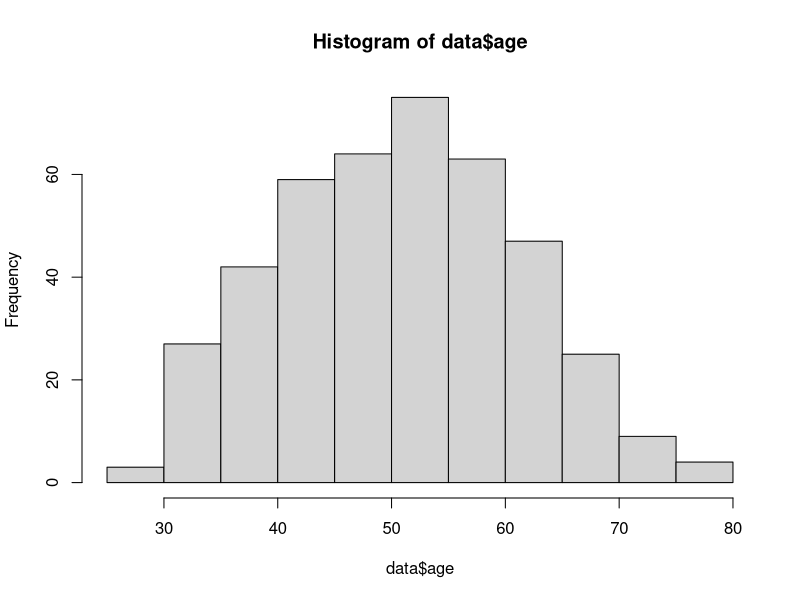

Recreate this plot in R. (Note: this script raises an error after producing the figure.)
## ---- chunk 1
library(ggplot2)
library(survminer)
library(readr)
library(glmnet)
library(survival)
## ---- chunk 2
#head(pbc)
#summary(pbc)
#hist(pbc$stage)
#table(pbc$stage)
## ---- chunk 3
# assign data set to a labelled object
data <- pbc
# create event parameter corresponding to death of the patient
data$event <- 0 + (data$status == 2)
## ---- chunk 4
data$trt <- factor(data$trt)
data$status <- factor(data$status)
data$stage <- factor(data$stage)
data$ascites <- factor(data$ascites)
data$edema <- factor(data$edema)
data$spiders <- factor(data$spiders)
data$hepato <- factor(data$hepato)
## ---- chunk 5
hist(data$age)
## ---- chunk 6
data$ageGroup <- cut(data$age, breaks = c(0,10,20,30,40,50,60,70,80,90,Inf))
table(data$ageGroup)
## ---- chunk 7
# cholesterol
fit.chol <- (lm(chol ~ age, data = data))
data$chol[is.na(data$chol)] <-
  predict(fit.chol, newdata = subset(data, is.na(chol)))
# copper
fit.copper <- (lm(copper ~ age, data = data))
data$copper[is.na(data$copper)] <-
  predict(fit.copper, newdata = subset(data, is.na(copper)))
# trig
fit.trig <- (lm(trig ~ age, data = data))
data$trig[is.na(data$trig)] <-
  predict(fit.trig, newdata = subset(data, is.na(trig)))
# platelet
fit.platelet <- (lm(platelet ~ age, data = data))
data$platelet[is.na(data$platelet)] <-
  predict(fit.platelet, newdata = subset(data, is.na(platelet)))
# check if NAs have been properly predicted
summary(data)
## ---- chunk 8
specimen <- subset(data, data$trt != "NA" & data$status != 1)
summary(specimen)
## ---- chunk 9
survival <- Surv(specimen$time / 365.25, specimen$event)
## ---- chunk 10
KM <- survfit(survival ~ 1, data = specimen)
KM
ggsurvplot(KM, xlab="Survival Years", ylab="Kaplan-Meyer Estimator")
## ---- chunk 11
# fitting the survival to sex parameter
fit.sex <- survfit(survival ~ sex, data = specimen)
## visualizing the survival probability
ggsurvplot(fit.sex, 
           data = specimen, 
           xlab = "Years",
           conf.int = FALSE,
           pval = TRUE,
           legend = "top",
           legend.title = "Sex",
           legend.labs = c("Male", "Female"))
## ---- chunk 12
# fitting the survival to treatment parameter
fit.trt <- survfit(survival ~ trt, data = specimen)
## visualizing the survival probability
ggsurvplot(fit.trt, 
           data = specimen, 
           xlab = "Years",
           conf.int = FALSE,
           pval = TRUE,
           legend = "top",
           legend.title = "Treatment",
           legend.labs = c("D-penicillamin", "Placebo"))
## ---- chunk 13
# age parameter retreatment named "ageBin" parameter
specimen$ageBin <- ifelse(specimen$age > 50, ">50", "<=50")
# converting the ageBin parameter into factor
specimen$ageBin <- as.factor(specimen$ageBin)
# fitting the survival to the new age parameter
fit.age <- survfit(survival ~ ageBin, data = specimen)
## visualizing the survival probability
ggsurvplot(fit.age, 
           data = specimen, 
           xlab = "Years",
           conf.int = FALSE,
           pval = TRUE,
           legend = "top",
           legend.title = "Age",
           legend.labs = c("Youngers (<=50)", "Olders (>50)"))
## ---- chunk 14
MH <- survdiff(survival ~ specimen$trt)
MH
## ---- chunk 15
W <- survdiff(survival ~ specimen$trt, rho=1)
W
## ---- chunk 16
# univariate cox regression on sex parameter
cox.sex <- coxph(survival ~ sex, data = specimen)
cox.sex
## ---- chunk 17
# univariate cox regression on treatment parameter
cox.trt <- coxph(survival ~ trt, data = specimen)
cox.trt
## ---- chunk 18
# univariate cox regression on age parameter
cox.age <- coxph(survival ~ age, data = specimen)
cox.age
## ---- chunk 19
# multivariate cox regression
coxph <- coxph(survival  ~ age + edema + hepato + platelet + sex + spiders + ascites + log(albumin) + log(alk.phos) + log(ast) + log(bili) + log(chol) + log(copper) + log(trig) + log(protime), data = specimen)
summary(coxph)
## ---- chunk 20
# multivariate Cox regression with significant covariates only
fit.coxph <- coxph(survival  ~ age + as.factor(edema) + log(albumin) + log(bili) + log(protime) + log(copper), data = specimen)
summary(fit.coxph)
## ---- chunk 21
ggsurvplot(survfit(fit.coxph), data = specimen)
## ---- chunk 22
specimen.null<-data.frame(age=rep(0,1), edema=rep(0,1), bili=rep(1,1), albumin=rep(1,1), protime=rep(1,1), copper=rep(1,1))
# for baseline
plot(survfit(fit.coxph, newdata=specimen.null), lwd=2,ylim=c(.99,1), main='Baseline survivor', xlab='Years', ylab='Survival', conf.int=T)
# for mean covariates
plot(survfit(fit.coxph),lwd=2,main= 'Fitted survivor at mean covariates', xlab='Years', ylab='Survival')
## ---- chunk 23
ggforest(coxph(survival ~ log(bili) + log(albumin) + ageBin, data = specimen))
## ---- chunk 24
ftest <- cox.zph(fit.coxph)
ftest
ggcoxzph(ftest)
## ---- chunk 25
ggcoxdiagnostics(fit.coxph,
                 type = "deviance",
                 ox.scale = "time")
ggcoxdiagnostics(fit.coxph,
                 type = "schoenfeld",
                 ox.scale = "time")
